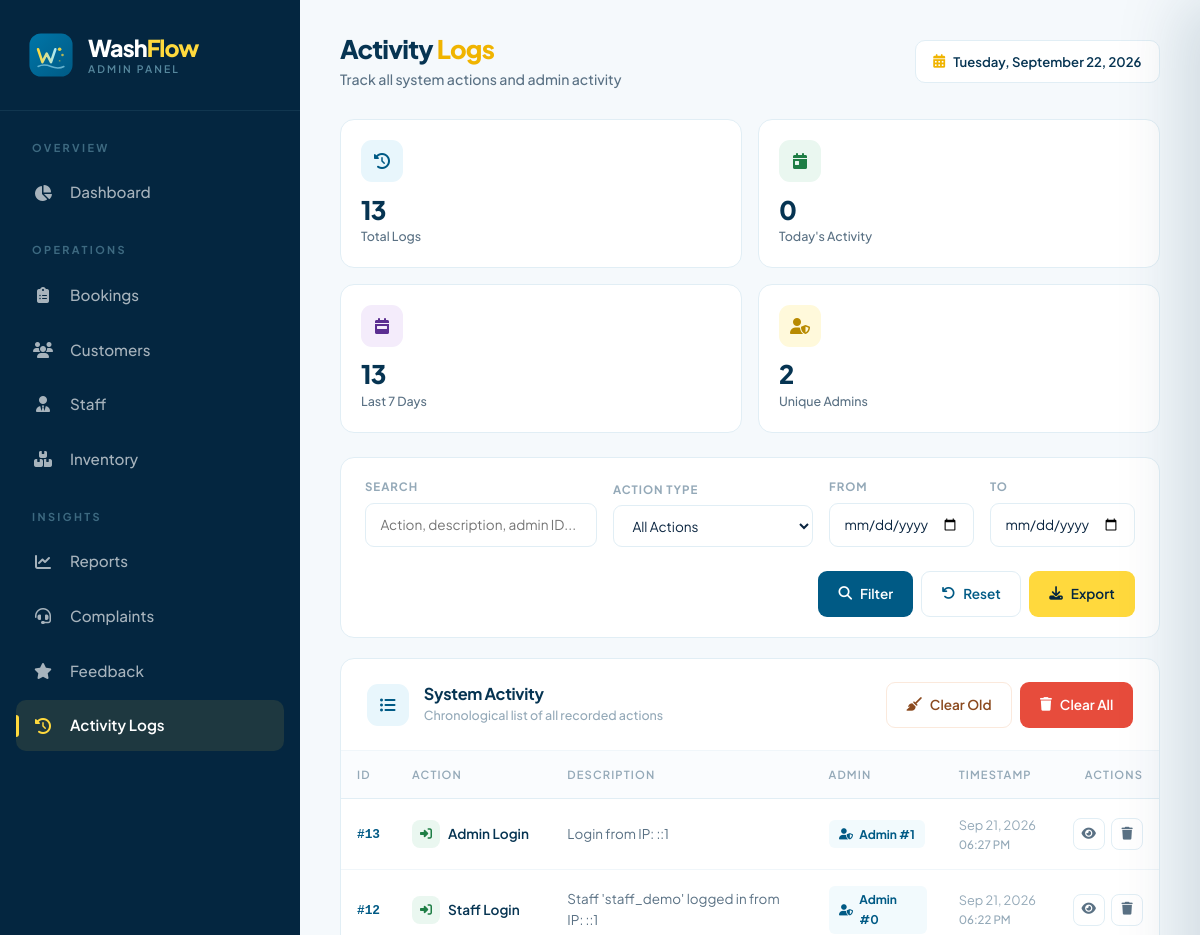
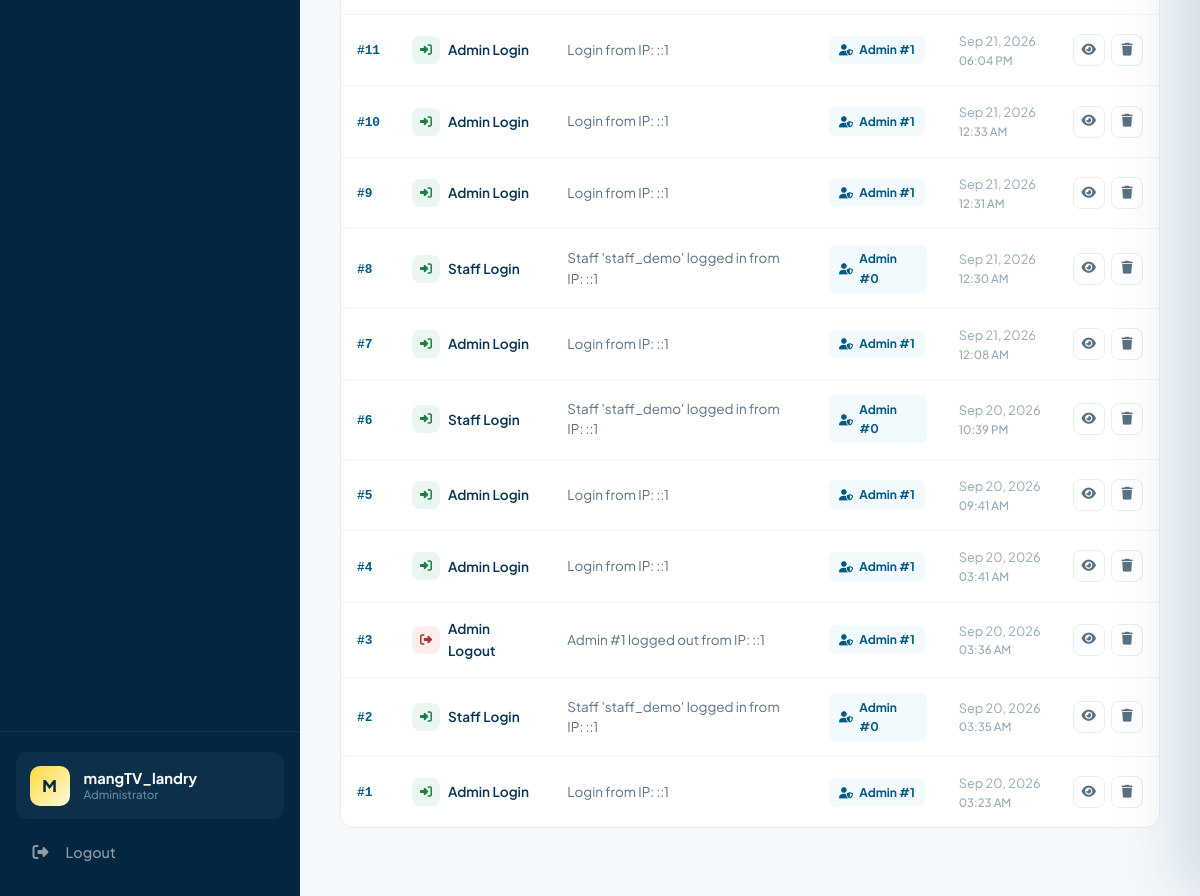
Screenshot of /system_logs.php (signed in) with the database file from the repository (2 pictures, top to bottom).
### tables this page shows
CREATE TABLE `system_logs` (
  `log_id` int(11) NOT NULL,
  `admin_id` int(11) NOT NULL,
  `action` varchar(100) NOT NULL,
  `description` text DEFAULT NULL,
  `timestamp` datetime DEFAULT current_timestamp()
);

### functions.php (called while the page is built, shortened)
<?php
function e($string) {
    return htmlspecialchars($string ?? '', ENT_QUOTES | ENT_HTML5, 'UTF-8');
}
?>

### system_logs.php (the view, shortened to what this page needs)
<?php
require_once 'db_connect.php';
require_once 'functions.php';
$admin_name = $_SESSION['admin_name'] ?? $_SESSION['username'] ?? 'Admin';
function action_icon($action) {
    $a = strtolower((string)$action);
    if (strpos($a, 'login') !== false)     return ['icon' => 'fa-sign-in-alt',      'color' => '#1E7E45', 'bg' => '#EAF7F0'];
    if (strpos($a, 'logout') !== false)    return ['icon' => 'fa-sign-out-alt',     'color' => '#A8322D', 'bg' => '#FDEDEC'];
    return ['icon' => 'fa-info-circle', 'color' => '#5A7184', 'bg' => '#F4F7F9'];
}
$search     = trim($_GET['q'] ?? '');
$date_from  = trim($_GET['date_from'] ?? '');
$date_to    = trim($_GET['date_to'] ?? '');
$page       = max(1, (int)($_GET['page'] ?? 1));
$per_page   = 25;
$offset     = ($page - 1) * $per_page;
$stats = ['total' => 0, 'today' => 0, 'week' => 0, 'admins' => 0];
try {
    $q = $conn->query("SELECT COUNT(*) c FROM system_logs");
    if ($q) $stats['total'] = (int)$q->fetch_assoc()['c'];
    $q = $conn->query("SELECT COUNT(*) c FROM system_logs WHERE DATE(timestamp) = CURDATE()");
    if ($q) $stats['today'] = (int)$q->fetch_assoc()['c'];
    $q = $conn->query("SELECT COUNT(*) c FROM system_logs WHERE timestamp >= (NOW() - INTERVAL 7 DAY)");
    if ($q) $stats['week'] = (int)$q->fetch_assoc()['c'];
    $q = $conn->query("SELECT COUNT(DISTINCT admin_id) c FROM system_logs");
    if ($q) $stats['admins'] = (int)$q->fetch_assoc()['c'];
} catch (Exception $ex) {
    if (class_exists('Logger')) Logger::error('Logs stats failed', ['error' => $ex->getMessage()]);
}
$logs        = [];
try {
    $where  = ["1=1"];
    $params = [];
    $types  = '';
    $where_sql = implode(' AND ', $where);
    $list_sql = "SELECT log_id, admin_id, action, description, timestamp
                 FROM system_logs
                 WHERE $where_sql
                 ORDER BY timestamp DESC
                 LIMIT ? OFFSET ?";
    $stmt = $conn->prepare($list_sql);
    $bind_types  = $types . 'ii';
    $bind_params = array_merge($params, [$per_page, $offset]);
    $stmt->bind_param($bind_types, ...$bind_params);
    $stmt->execute();
    $logs = $stmt->get_result()->fetch_all(MYSQLI_ASSOC);
} catch (Exception $ex) {
    if (class_exists('Logger')) Logger::error('Fetch logs failed', ['error' => $ex->getMessage()]);
}
?>
<!DOCTYPE html>
<html lang="en">
<head>
<link href="https://cdn.jsdelivr.net/npm/bootstrap@5.3.0/dist/css/bootstrap.min.css" rel="stylesheet">
<link href="https://cdnjs.cloudflare.com/ajax/libs/font-awesome/6.4.0/css/all.min.css" rel="stylesheet">
</head>
<body>
<div class="wf-layout">
    <aside class="wf-sidebar" id="wfSidebar">
        <div class="wf-sidebar-brand">
            <div class="wf-sidebar-brand-logo">
            </div>
            <div class="wf-sidebar-brand-text">
                <span class="wf-sidebar-brand-name">Wash<span class="flow">Flow</span></span>
                <span class="wf-sidebar-brand-tag">Admin Panel</span>
            </div>
        </div>
        <nav class="wf-nav">
            <div class="wf-nav-section-label">Overview</div>
            <a href="dashboard.php" class="wf-nav-item">
                <i class="fas fa-chart-pie"></i>
                <span>Dashboard</span>
            </a>
            <div class="wf-nav-section-label">Operations</div>
            <a href="booking_management.php" class="wf-nav-item">
                <i class="fas fa-clipboard-list"></i>
                <span>Bookings</span>
            </a>
            <a href="customer_management.php" class="wf-nav-item">
                <i class="fas fa-users"></i>
                <span>Customers</span>
            </a>
            <a href="staff_management.php" class="wf-nav-item">
                <i class="fas fa-user-tie"></i>
                <span>Staff</span>
            </a>
            <a href="inventory.php" class="wf-nav-item">
                <i class="fas fa-boxes"></i>
                <span>Inventory</span>
            </a>
            <div class="wf-nav-section-label">Insights</div>
            <a href="reports.php" class="wf-nav-item">
                <i class="fas fa-chart-line"></i>
                <span>Reports</span>
            </a>
            <a href="complaints.php" class="wf-nav-item">
                <i class="fas fa-headset"></i>
                <span>Complaints</span>
            </a>
            <a href="feedback.php" class="wf-nav-item">
                <i class="fas fa-star"></i>
                <span>Feedback</span>
            </a>
            <a href="system_logs.php" class="wf-nav-item active">
                <i class="fas fa-history"></i>
                <span>Activity Logs</span>
            </a>
        </nav>
        <div class="wf-sidebar-footer">
            <div class="wf-user-card">
                <div class="wf-user-avatar"><?= e(strtoupper(substr($admin_name, 0, 1))) ?></div>
                <div class="wf-user-info">
                    <div class="wf-user-name"><?= e($admin_name) ?></div>
                    <div class="wf-user-role">Administrator</div>
                </div>
            </div>
            <a href="logout.php" class="wf-btn-logout">
                <i class="fas fa-sign-out-alt"></i>
                <span>Logout</span>
            </a>
        </div>
    </aside>
    <main class="wf-main">
        <div class="wf-topbar">
            <div class="wf-topbar-greeting">
                <h1>Activity <span class="accent">Logs</span></h1>
                <p>Track all system actions and admin activity</p>
            </div>
            <div class="wf-topbar-date">
                <i class="fas fa-calendar-alt"></i>
                <?= date('l, F j, Y') ?>
            </div>
        </div>
        <div class="wf-stats-grid">
            <div class="wf-stat-card">
                <div class="wf-stat-top">
                    <div class="wf-stat-icon icon-blue"><i class="fas fa-history"></i></div>
                </div>
                <div>
                    <div class="wf-stat-value"><?= number_format($stats['total']) ?></div>
                    <div class="wf-stat-label">Total Logs</div>
                </div>
            </div>
            <div class="wf-stat-card">
                <div class="wf-stat-top">
                    <div class="wf-stat-icon icon-green"><i class="fas fa-calendar-day"></i></div>
                </div>
                <div>
                    <div class="wf-stat-value"><?= number_format($stats['today']) ?></div>
                    <div class="wf-stat-label">Today's Activity</div>
                </div>
            </div>
            <div class="wf-stat-card">
                <div class="wf-stat-top">
                    <div class="wf-stat-icon icon-purple"><i class="fas fa-calendar-week"></i></div>
                </div>
                <div>
                    <div class="wf-stat-value"><?= number_format($stats['week']) ?></div>
                    <div class="wf-stat-label">Last 7 Days</div>
                </div>
            </div>
            <div class="wf-stat-card">
                <div class="wf-stat-top">
                    <div class="wf-stat-icon icon-yellow"><i class="fas fa-user-shield"></i></div>
                </div>
                <div>
                    <div class="wf-stat-value"><?= number_format($stats['admins']) ?></div>
                    <div class="wf-stat-label">Unique Admins</div>
                </div>
            </div>
        </div>
        <form method="get" action="system_logs.php" class="wf-filter-bar">
            <div class="wf-filter-group" style="flex: 1 1 220px;">
                <label>Search</label>
                <input type="text" name="q" class="wf-input" placeholder="Action, description, admin ID..." value="<?= e($search) ?>">
            </div>
            <div class="wf-filter-group" style="flex: 0 0 200px;">
                <label>Action Type</label>
                <select name="action_f" class="wf-select">
                    <option value="">All Actions</option>
                </select>
            </div>
            <div class="wf-filter-group" style="flex: 0 0 145px;">
                <label>From</label>
                <input type="date" name="date_from" class="wf-input" value="<?= e($date_from) ?>">
            </div>
            <div class="wf-filter-group" style="flex: 0 0 145px;">
                <label>To</label>
                <input type="date" name="date_to" class="wf-input" value="<?= e($date_to) ?>">
            </div>
            <div class="wf-filter-group" style="flex: 0 0 auto; flex-direction: row; gap: 0.5rem; align-items: flex-end; margin-left: auto;">
                <button type="submit" class="wf-btn wf-btn-primary">
                    <i class="fas fa-search"></i> Filter
                </button>
                <a href="system_logs.php" class="wf-btn wf-btn-outline">
                    <i class="fas fa-undo"></i> Reset
                </a>
                <button type="button" class="wf-btn wf-btn-yellow"
                        onclick="document.getElementById('exportForm').submit();">
                    <i class="fas fa-download"></i> Export
                </button>
            </div>
        </form>
        <div class="wf-card">
            <div class="wf-card-header">
                <div class="wf-card-title">
                    <div class="wf-card-title-icon icon-blue">
                        <i class="fas fa-list-ul"></i>
                    </div>
                    <div>
                        <h3>System Activity</h3>
                        <p>Chronological list of all recorded actions</p>
                    </div>
                </div>
                <div style="display:flex; gap:0.5rem; flex-wrap:wrap;">
                    <button type="button" class="wf-btn wf-btn-outline" style="border-color:#FBE9DC;color:#8B4A1F;"
                            onclick="openClearOldModal()">
                        <i class="fas fa-broom"></i> Clear Old
                    </button>
                    <button type="button" class="wf-btn wf-btn-danger"
                            onclick="confirmClearAll()">
                        <i class="fas fa-trash"></i> Clear All
                    </button>
                </div>
            </div>
            <?php if (empty($logs)): ?>
                <div class="wf-empty">
                    <i class="fas fa-history"></i>
                    <p>No activity logs found</p>
                </div>
            <?php else: ?>
            <div class="wf-table-wrap">
                <table class="wf-table">
                    <thead>
                        <tr>
                            <th>ID</th>
                            <th>Action</th>
                            <th>Description</th>
                            <th>Admin</th>
                            <th>Timestamp</th>
                            <th style="text-align: right;">Actions</th>
                        </tr>
                    </thead>
                    <tbody>
                        <?php foreach ($logs as $log):
                            $meta = action_icon($log['action']);
                        ?>
                        <tr>
                            <td><span class="wf-log-id">#<?= e($log['log_id']) ?></span></td>
                            <td>
                                <div class="wf-action">
                                    <span class="wf-action-icon" style="color:<?= $meta['color'] ?>;background:<?= $meta['bg'] ?>;">
                                        <i class="fas <?= $meta['icon'] ?>"></i>
                                    </span>
                                    <?= e($log['action']) ?>
                                </div>
                            </td>
                            <td><div class="wf-description"><?= e($log['description'] ?: '—') ?></div></td>
                            <td>
                                <span class="wf-admin-badge">
                                    <i class="fas fa-user-shield"></i>
                                    Admin #<?= e($log['admin_id']) ?>
                                </span>
                            </td>
                            <td>
                                <span class="wf-date">
                                    <?= date('M j, Y', strtotime($log['timestamp'])) ?>
                                    <span class="time"><?= date('h:i A', strtotime($log['timestamp'])) ?></span>
                                </span>
                            </td>
                            <td>
                                <div class="wf-row-actions">
                                    <button type="button" class="wf-icon-btn view" title="View Details"
                                        onclick='openPanel(<?= json_encode([
                                            "id"          => $log["log_id"],
                                            "admin_id"    => $log["admin_id"],
                                            "action"      => $log["action"],
                                            "description" => $log["description"] ?? "",
                                            "timestamp"   => $log["timestamp"],
                                        ]) ?>)'>
                                        <i class="fas fa-eye"></i>
                                    </button>
                                    <button type="button" class="wf-icon-btn delete" title="Delete"
                                        onclick='confirmDelete(<?= (int)$log["log_id"] ?>)'>
                                        <i class="fas fa-trash"></i>
                                    </button>
                                </div>
                            </td>
                        </tr>
                        <?php endforeach; ?>
                    </tbody>
                </table>
            </div>
            <?php endif; ?>
        </div>
    </main>
</div>
</body>
</html>

### rows the page displays
system_logs: log_id "13", action "Admin Login", description "Login from IP: ::1", admin "1", timestamp "Sep 21, 2026", timestamp "06:27 PM"
system_logs: log_id "12", action "Staff Login", description "Staff 'staff_demo' logged in from IP: ::1", admin "0", timestamp "Sep 21, 2026", timestamp "06:22 PM"
system_logs: log_id "11", action "Admin Login", description "Login from IP: ::1", admin "1", timestamp "Sep 21, 2026", timestamp "06:04 PM"
system_logs: log_id "10", action "Admin Login", description "Login from IP: ::1", admin "1", timestamp "Sep 21, 2026", timestamp "12:33 AM"
system_logs: log_id "9", action "Admin Login", description "Login from IP: ::1", admin "1", timestamp "Sep 21, 2026", timestamp "12:31 AM"
system_logs: log_id "8", action "Staff Login", description "Staff 'staff_demo' logged in from IP: ::1", admin "0", timestamp "Sep 21, 2026", timestamp "12:30 AM"
system_logs: log_id "7", action "Admin Login", description "Login from IP: ::1", admin "1", timestamp "Sep 21, 2026", timestamp "12:08 AM"
system_logs: log_id "6", action "Staff Login", description "Staff 'staff_demo' logged in from IP: ::1", admin "0", timestamp "Sep 20, 2026", timestamp "10:39 PM"
system_logs: log_id "5", action "Admin Login", description "Login from IP: ::1", admin "1", timestamp "Sep 20, 2026", timestamp "09:41 AM"
system_logs: log_id "4", action "Admin Login", description "Login from IP: ::1", admin "1", timestamp "Sep 20, 2026", timestamp "03:41 AM"
system_logs: log_id "3", action "Admin Logout", description "Admin #1 logged out from IP: ::1", admin "1", timestamp "Sep 20, 2026", timestamp "03:36 AM"
system_logs: log_id "2", action "Staff Login", description "Staff 'staff_demo' logged in from IP: ::1", admin "0", timestamp "Sep 20, 2026", timestamp "03:35 AM"
system_logs: log_id "1", action "Admin Login", description "Login from IP: ::1", admin "1", timestamp "Sep 20, 2026", timestamp "03:23 AM"

### other values shown
substr($admin_name, 0, 1) "M"
$admin_name "mangTV_landry"
$stats['total'] "13"
$stats['today'] "0"
$stats['week'] "13"
$stats['admins'] "2"
